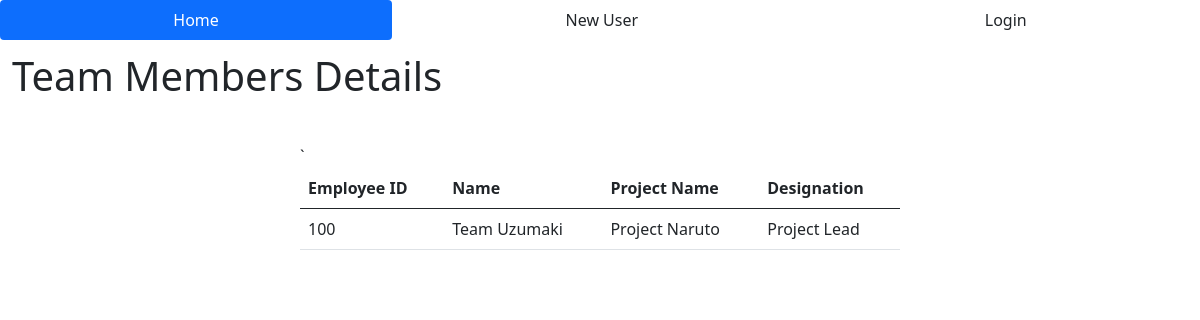
Page /teams/101 on the committed database.
### EDMA/models.py (models this page shows)
class Team(db.Model):
    id = db.Column(db.Integer, primary_key=True)
    name = db.Column(db.String(25), nullable=False)
    proj = db.Column(db.String(25),  nullable=False)
    designation = db.Column(db.String(25), nullable=False)
    emp_id = db.Column(db.Integer, db.ForeignKey('employee.emp_id'))

### EDMA/routes.py (the view)
@app.route('/teams/<int:emp_id>')
def viewTeam(emp_id):
    tlis = Team.query.filter_by(emp_id=emp_id).all()
    tnames = []
    for t in tlis:
        if not t.name in tnames:
            tnames.append(t.name)
    lis = []
    for tn in tnames:
        lis.extend(Team.query.filter_by(name=tn).all())
    if len(lis) == 0:
        flash("You don't have any Team Members", category='info')
        return redirect(url_for('index'))
    else:
        return render_template('viewTeam.html', tdet=lis, emp_id=emp_id)

### EDMA/templates/viewTeam.html (shortened to what this page needs)
{% extends 'base.html' %}
{% block body %}
<h1>Team Members Details</h1>
<div class="form-div">
    <table class="table">
    <thead>
      <tr>
          <th scope="col">Employee ID</th>
          <th scope="col">Name</th>
          <th scope="col">Project Name</th>
          <th scope="'col">Designation</th>
      </tr>
    </thead>
    <tbody>
        {% for mt in tdet %}
            {% if mt.emp_id != emp_id %}
        `       <tr>
                   <td>{{ mt.emp_id }}</td>
                   <td>{{ mt.name }}</td>
                   <td>{{ mt.proj }}</td>
                   <td>{{ mt.designation }}</td>
               </tr>
            {% endif %}
        {% endfor %}
{% endblock %}

### EDMA/static/main.css (style rules this page uses)
h1 { padding: 1%; }
.form-div { width: 50%; margin: auto; padding-top: 1.5em; }

### rows in the picture
Team: emp_id "100", name "Team Uzumaki", proj "Project Naruto", designation "Project Lead"
